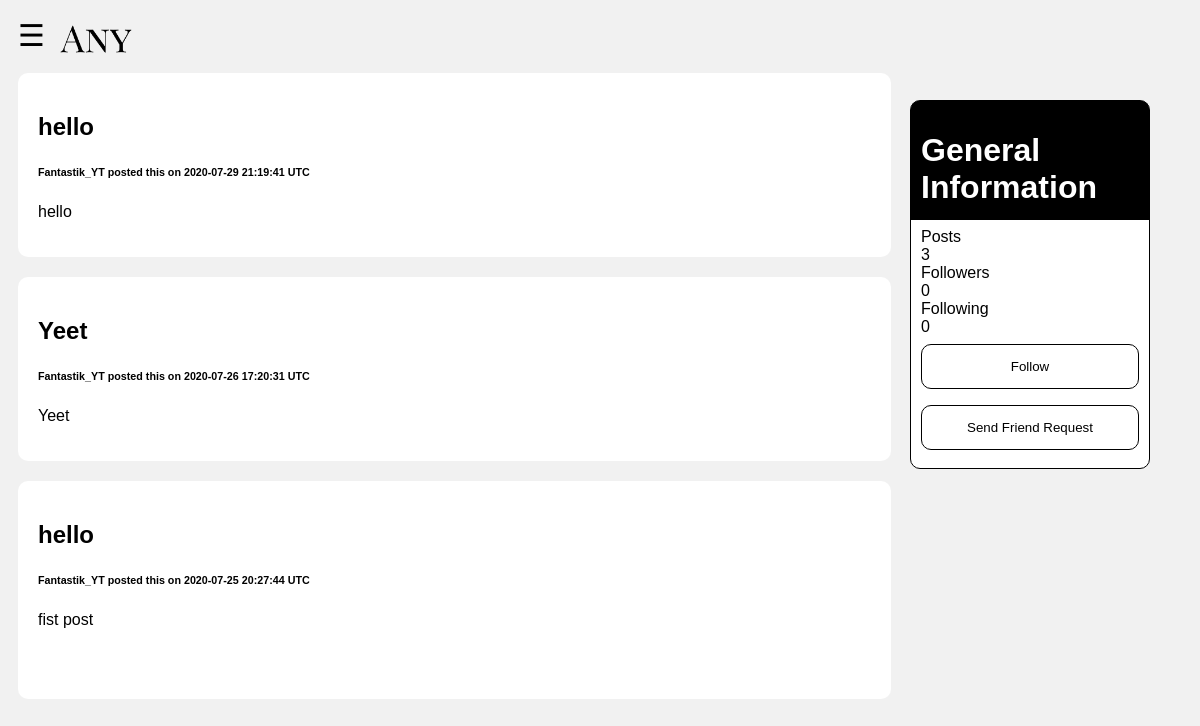
The page /users/1/ on the database its author committed.
### tables this page shows
CREATE TABLE 'posts' ('poster_name' text, 'post_title' text, 'post_text' text, 'post_time'  timestamp DEFAULT CURRENT_TIMESTAMP  , 'post_id'  integer PRIMARY KEY  , 'poster_id' bigint, 'post_image' bytea);

CREATE TABLE 'users' ('id' integer PRIMARY KEY AUTOINCREMENT NOT NULL, 'username' text NOT NULL, 'password' text NOT NULL, 'logged' smallint DEFAULT 0);

### application.py (the view)
@app.route('/users/<userid>/')
def users(userid):
    username = user()
    rows = db.execute("SELECT * FROM users WHERE username = ?",
                      username)
    print(len(rows))
    if not len(rows) == 0:
        uid = rows[0]["id"]
        print("I'm here now")
        if uid == userid:
            return redirect('/profile')
        rows = db.execute("SELECT * FROM users WHERE id = ?",
                          userid)
        for row in rows:
            username_ = row["username"]
            print(uid)
            print(userid)
            rows = db.execute("SELECT status FROM friends WHERE user1 = ? AND user2 = ? OR user1 = ? AND user2 = ?",
                              str(uid), userid, userid, str(uid))
            print("SELECT status FROM friends WHERE user1 = ? AND user2 = ? OR user1 = ? AND user2 = ?",
                              uid, userid, userid, uid)
            if len(rows) == 0:
                status = "Send Friend Request"
                style = "createbtn"
                href = f"/friendrequest/{userid}"
            else:
                for row in rows:
                    status = row["status"]
                if status == "request":
                    status = "Cancel Friend Request"
                    style = "cancel_btn"
                    href = f"/rmfriend/{userid}"
                else:
                    status = "Unfriend"
                    style = "rmbtn"
                    href = f"/rmfriend/{userid}"
        print(status)
    else:
        print("I'm here meow")
        rows = db.execute("SELECT * FROM users WHERE id = ?",
                          userid)
        for row in rows:
            username_ = row["username"]
        status = "Send Friend Request"
        style = "createbtn"
        href = f"/friendrequest/{userid}"
    follower = db.execute("SELECT * FROM follow WHERE followed_id = ?",
                          userid)
    followings = db.execute("SELECT * FROM follow WHERE follower_id = ?",
                            userid)
    post = db.execute("SELECT * FROM posts WHERE poster_name = ? ORDER BY post_time DESC",
                      username_)
    followers = len(follower)
    following = len(followings)
    posts = len(post)
    return render_template("uprofile.html",
                           username=username, username_=username_, followers=followers, following=following, posts=posts,
                           list=post, id=userid, status=status, style=style, href=href)

### application.py (called while the page is built)
@app.after_request
def after_request(response):
    response.headers["Cache-Control"] = "no-cache, no-store, must-revalidate"
    response.headers["Expires"] = 0
    response.headers["Pragma"] = "no-cache"
    return response

def user():
    global username
    return username

### templates/uprofile.html (shortened to what this page needs)
{% extends "layout.html" %}
{% block content %}
    <div class="ugeninf">
        <div class="genhead">
            <h1>General Information</h1>
        </div>
        <ul style="list-style-type:none;margin:0;padding:0;">
            <li>Posts</li>
            <li>{{posts}}</li>
            <li>Followers</li>
            <li>{{followers}}</li>
            <li>Following</li>
            <li>{{following}}</li>
        </ul>
        <a href="/follow">
            <button class="createbtn">Follow</button>
        </a>
        <a href="{{href}}">
            <button class="{{style}}">{{status}}</button>
        </a>
    </div>
    {% for thing in list %}
        <div class="card" style="width:75%;">
            <h2>{{thing['post_title']}}</h2>
            <h6>{{username_}} posted this on {{thing["post_time"]}} UTC</h6>
            <div id="posttext">{{ thing["post_text"]|safe }}</div>
        </div>
    {% endfor %}
{% endblock %}

### static/styles.css (style rules this page uses)
* { box-sizing: border-box; }
body { font-family: sans-serif; padding: 10px; background: #f1f1f1; }
a { cursor: pointer; }
.card { background-color: white; padding: 20px; margin-top: 20px; border-radius: 10px; }
button { background-color: #4CAF50; color: white; padding: 14px 20px; margin: 8px 0; border: none; cursor: pointer; width: 100%; }
.genhead { color: white; }
.ugeninf { width: 20%; background: linear-gradient(0deg, white 67.5%, black 67.5%); padding: 10px; border: 1px solid black; border-radius: 10px; position: fixed; right: 50px; top: 100px; }
.createbtn { background-color: white; background-color: rgba(0, 0, 0, 0); color: black; border: 1px solid black; border-radius: 10px; }

### rows shown on the page
posts: post_title "hello", post_time "2020-07-29 21:19:41", post_text "hello"
users: username "Fantastik_YT"
posts: post_title "Yeet", post_time "2020-07-26 17:20:31", post_text "Yeet"
posts: post_title "hello", post_time "2020-07-25 20:27:44", post_text "fist post"

### other values the page prints
{{ posts }} "3"
{{ followers }} "0"
{{ following }} "0"
{{ status }} "Send Friend Request"
